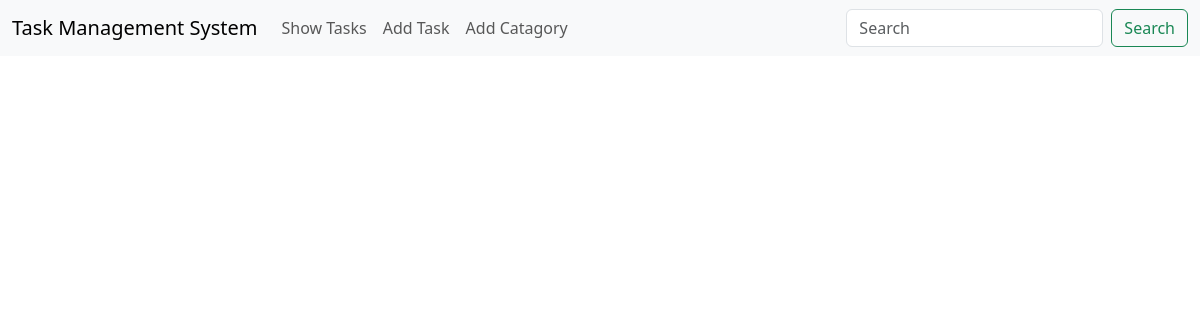
The app's page /, older data.
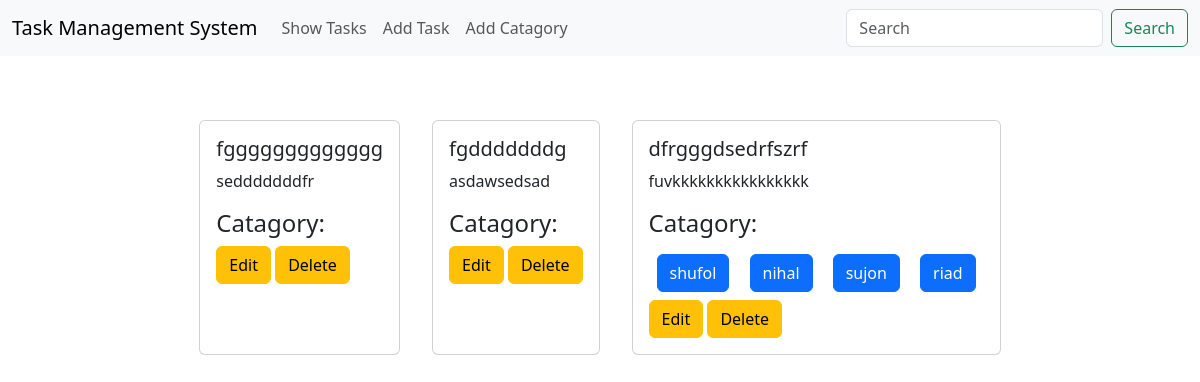
The same page, newer data.
### task/models.py (models this page shows, shortened)
class taskModel(models.Model):
    taskTitle = models.CharField(max_length=20)
    taskDescription = models.TextField()
    taskCatagories = models.ManyToManyField(catagoryModel, default=None)
    is_completed = models.BooleanField(default=False)
    taskAssignedDate = models.DateTimeField(auto_now_add=True)

### catagories/models.py (models this page shows, shortened)
class catagoryModel(models.Model):
    catagoryName = models.CharField(max_length = 20)
    task = models.CharField(max_length = 250, default=None)

### task_management/views.py (the view)
# urls.py: path('', views.showTasks, name='homepage'),
def showTasks(request):
    data = taskModel.objects.all()
    cataData = catagoryModel.objects.all()
    return render(request, 'show_tasks.html', {'data':data, 'cataData':cataData})

### templates/show_tasks.html
{% extends "base.html" %} {% block content %}
<div class="d-flex flex-wrap justify-content-center px-3 pt-5">
    {% for post in data %}
    <div class="card m-3" style="">
      <div class="card-body">
        <h5 class="card-title">{{post.taskTitle}}</h5>
        <p class="card-text">
            {{post.taskDescription}}
        </p>
        <div>
            <h4>Catagory: </h4>
            {% for cata in post.taskCatagories.all %}
            <button class="btn btn-primary m-2">{{cata.catagoryName}}</button>
            {% endfor %}
        </div>
        <a href="{% url "editTask" post.id %}" class="btn btn-warning">Edit</a>
        <a href="{% url "deleteTask" post.id %}" class="btn btn-warning">Delete</a>
      </div>
    </div>
    {% endfor %}
</div>
{% endblock content %}

### templates/base.html (shortened to what this page needs)
<!DOCTYPE html>
<html lang="en">
<head>
    <link href="https://cdn.jsdelivr.net/npm/bootstrap@5.3.2/dist/css/bootstrap.min.css" rel="stylesheet">
</head>
<body>
    <nav class="navbar navbar-expand-lg bg-body-tertiary">
        <div class="container-fluid">
          <a class="navbar-brand" href="{% url "homepage" %}">Task Management System</a>
          <div class="collapse navbar-collapse" id="navbarSupportedContent">
            <ul class="navbar-nav me-auto mb-2 mb-lg-0">
            <li class="nav-item">
                <a class="nav-link" href="{% url "homepage" %}">Show Tasks</a>
            </li>
              <li class="nav-item">
                <a class="nav-link" href="{% url "addTask" %}">Add Task</a>
              </li>
              <li class="nav-item">
                <a class="nav-link" href="{% url "addCatagory" %}">Add Catagory</a>
              </li>
            </ul>
            <form class="d-flex" role="search">
              <input class="form-control me-2" type="search" placeholder="Search" aria-label="Search">
              <button class="btn btn-outline-success" type="submit">Search</button>
            </form>
          </div>
        </div>
      </nav>
      {% block content %}{% endblock content %}
</body>
</html>

Row changes from the older to the newer data that the page shows:
added taskModel: taskTitle "fggggggggggggg", taskDescription "sedddddddfr"
added taskModel: taskTitle "fgdddddddg", taskDescription "asdawsedsad"
added taskModel: taskTitle "dfrgggdsedrfszrf", taskDescription "fuvkkkkkkkkkkkkkkkk"
now on this page (row unchanged): catagoryModel: catagoryName "shufol"
added catagoryModel: catagoryName "nihal"
added catagoryModel: catagoryName "sujon"
added catagoryModel: catagoryName "riad"
